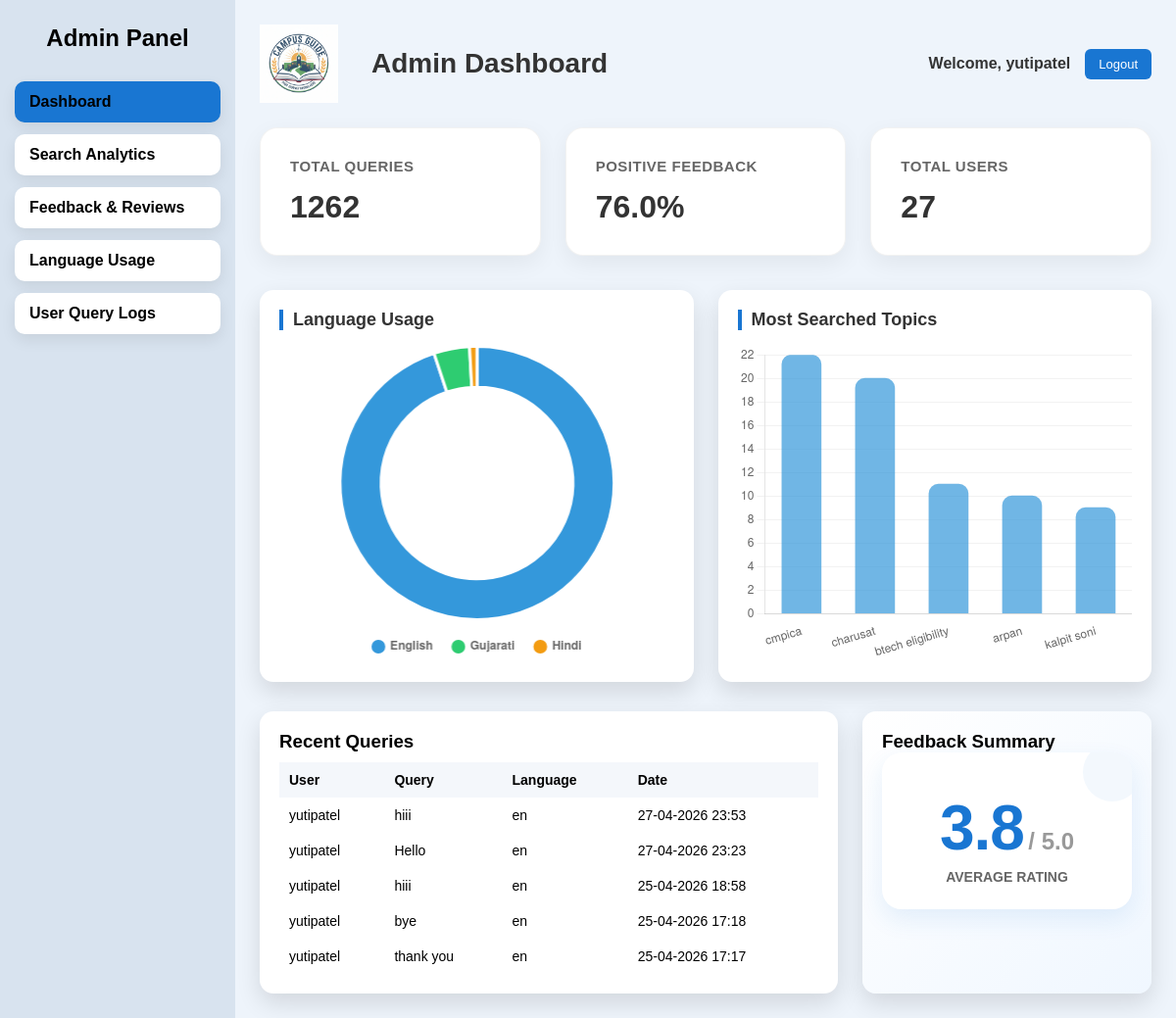
/en/admin-dashboard/ (signed in), run on the app's committed database.
### main_app/models.py (models this page shows, shortened)
class QueryLog(models.Model):
    user = models.ForeignKey(User, on_delete=models.CASCADE, null=True, blank=True, verbose_name=_("User"))
    question = models.TextField(verbose_name=_("Question"))
    response = models.TextField(blank=True, null=True, verbose_name=_("Response"))
    language = models.CharField(max_length=10, verbose_name=_("Language"))
    created_at = models.DateTimeField(auto_now_add=True, verbose_name=_("Created At"))
    class Meta:
        verbose_name = _("Query Log")
        verbose_name_plural = _("Query Logs")

### main_app/views.py (the view)
# urls.py: path('admin-dashboard/', views.admin_dashboard, name='admin_dashboard'),
@login_required
def admin_dashboard(request):
    if not request.user.is_staff:
        return redirect("login")
    total_queries = QueryLog.objects.count()
    total_users = User.objects.count()
    total_feedback = Feedback.objects.count()
    positive_feedback = Feedback.objects.filter(rating__gte=4).count()
    positive_percentage = round((positive_feedback / total_feedback) * 100, 1) if total_feedback > 0 else 0
    avg_rating = Feedback.objects.aggregate(Avg('rating'))['rating__avg'] or 0
    recent_queries = QueryLog.objects.all().order_by('-created_at')[:5]
    lang_data = QueryLog.objects.values('language').annotate(count=Count('id'))
    allowed_langs = {"en": "English", "gu": "Gujarati", "hi": "Hindi"}
    lang_totals = {"en": 0, "gu": 0, "hi": 0}
    for row in lang_data:
        raw_lang = str(row.get("language", "")).strip().lower()
        lang_code = raw_lang.split("-")[0] if raw_lang else ""
        if lang_code in lang_totals:
            lang_totals[lang_code] += int(row.get("count", 0))
    languages = [allowed_langs["en"], allowed_langs["gu"], allowed_langs["hi"]]
    language_counts = [lang_totals["en"], lang_totals["gu"], lang_totals["hi"]]
    keyword_data = (
        QueryLog.objects
        .values('question')
        .annotate(count=Count('id'))
        .order_by('-count')[:5]
    )
    keywords = [x['question'][:20] + "..." if len(x['question']) > 20 else x['question'] for x in keyword_data]
    keyword_counts = [x['count'] for x in keyword_data]
    context = {
        "total_queries": total_queries,
        "total_users": total_users,
        "positive_percentage": positive_percentage,
        "avg_rating": round(avg_rating,1),
        "recent_queries": recent_queries,
        "languages": json.dumps(languages),
        "language_counts": json.dumps(language_counts),
        "keywords": json.dumps(keywords),
        "keyword_counts": json.dumps(keyword_counts)
    }
    return render(request,"main_app/admin_dashboard.html",context)

### main_app/templates/main_app/admin_dashboard.html (shortened to what this page needs)
{% load static %}
{% load i18n %}
<!DOCTYPE html>
<html lang="en">
<head>
<link rel="stylesheet" href="{% static 'css/admin_dashboard.css' %}?v=1.3">
</head>
<body>
<div class="dashboard">
<aside class="sidebar">
<h2>{% trans "Admin Panel" %}</h2>
<ul>
<li class="active"><a href="{% url 'admin_dashboard' %}">{% trans "Dashboard" %}</a></li>
<li><a href="{% url 'search_analytics' %}">{% trans "Search Analytics" %}</a></li>
<li><a href="{% url 'admin_review' %}">{% trans "Feedback & Reviews" %}</a></li>
<li><a href="{% url 'admin_languse' %}">{% trans "Language Usage" %}</a></li>
<li><a href="{% url 'admin_userquery' %}">{% trans "User Query Logs" %}</a></li>
</ul>
</aside>
<main class="main">
<header class="topbar">
<div class="topbar-left">
<img src="{% static 'images/logo.jpg' %}" alt="Campus Guide Logo">
<h1 class="dash-title">{% trans "Admin Dashboard" %}</h1>
</div>
<div class="topbar-right">
<span class="welcome">{% trans "Welcome" %}, {{ request.user.username }}</span>
<a href="{% url 'login' %}" class="top-logout">{% trans "Logout" %}</a>
</div>
</header>
<section class="cards">
<div class="card">
<h3>{% trans "Total Queries" %}</h3>
<p>{{ total_queries }}</p>
</div>
<div class="card">
<h3>{% trans "Positive Feedback" %}</h3>
<p>{{ positive_percentage }}%</p>
</div>
<div class="card">
<h3>{% trans "Total Users" %}</h3>
<p>{{ total_users }}</p>
</div>
</section>
<section class="charts">
<div class="chart-box">
<h3>{% trans "Language Usage" %}</h3>
<div style="flex: 1; position: relative;">
    <canvas id="languageChart" class="spin-chart"></canvas>
</div>
</div>
<div class="chart-box">
<h3>{% trans "Most Searched Topics" %}</h3>
<div style="flex: 1; position: relative;">
    <canvas id="keywordChart" class="bounce-chart"></canvas>
</div>
</div>
</section>
<section class="bottom">
<div class="table-box">
<h3>{% trans "Recent Queries" %}</h3>
<table>
<tr>
<th>{% trans "User" %}</th>
<th>{% trans "Query" %}</th>
<th>{% trans "Language" %}</th>
<th>{% trans "Date" %}</th>
</tr>
{% for query in recent_queries %}
<tr>
<td>{{ query.user.username }}</td>
<td>{{ query.question }}</td>
<td>{{ query.language }}</td>
<td>{{ query.created_at|date:"d-m-Y H:i" }}</td>
</tr>
{% empty %}
<tr>
<td colspan="4">{% trans "No queries yet" %}</td>
</tr>
{% endfor %}
</table>
</div>
<div class="feedback-box" style="background: linear-gradient(135deg, #ffffff 0%, #f0f7ff 100%); border: none;">
<h3>{% trans "Feedback Summary" %}</h3>
<div class="rating-display" style="text-align: center; padding: 25px; background: white; border-radius: 20px; box-shadow: 0 10px 25px rgba(25, 118, 210, 0.1); position: relative; overflow: hidden;">
    <div style="position: absolute; top: -10px; right: -10px; width: 60px; height: 60px; background: rgba(25, 118, 210, 0.05); border-radius: 50%;"></div>
    <div style="margin-top: 15px;">
        <span style="font-size: 64px; font-weight: 900; color: #1976d2; letter-spacing: -1px;">{{ avg_rating }}</span>
        <span style="font-size: 24px; color: #999; font-weight: 600;">/ 5.0</span>
    </div>
    <p style="color: #666; font-size: 14px; font-weight: 600; margin-top: 5px; text-transform: uppercase;">{% trans "Average Rating" %}</p>
</div>
</div>
</section>
</main>
</div>
<script>
/* LANGUAGE DONUT CHART */
const languageLabels = {{ languages|safe }};
const languageCounts = {{ language_counts|safe }};
new Chart(document.getElementById('languageChart'), {
type: 'doughnut',
data: {
labels: languageLabels,
datasets: [{
data: languageCounts,
backgroundColor: [
'#3498db',
'#2ecc71',
'#f39c12',
'#e74c3c',
'#9b59b6'
],
hoverOffset: 30,
borderWidth: 3,
borderColor: '#ffffff'
}]
},
options: {
    responsive: true,
    maintainAspectRatio: false,
    animation: {
        animateRotate: true,
        animateScale: true,
        duration: 3000,
        easing: 'easeOutQuart'
    },
    plugins: {
        legend: {
            position: 'bottom',
            labels: {
                padding: 20,
                usePointStyle: true,
                font: {
                    size: 12,
                    weight: 'bold'
                }
            }
        }
    },
    cutout: '70%'
}
});
/* MOST SEARCHED TOPICS BAR CHART */
const keywordLabels = {{ keywords|safe }};
const keywordCounts = {{ keyword_counts|safe }};
new Chart(document.getElementById('keywordChart'), {
type: 'bar',
data: {
labels: keywordLabels,
datasets: [{
label: 'Search Count',
data: keywordCounts,
backgroundColor: 'rgba(52, 152, 219, 0.7)',
hoverBackgroundColor: '#1976d2',
borderRadius: 10,
borderWidth: 0,
barThickness: 40
}]
},
options:{
    responsive: true,
    maintainAspectRatio: false,
    animation: {
        duration: 2500,
        easing: 'easeInOutBack',
        delay: (context) => context.dataIndex * 200
    },
    scales:{
        y:{
            beginAtZero:true,
            grid: {
                display: true,
                color: 'rgba(0,0,0,0.05)',
                drawBorder: false
            },
            ticks: {
                stepSize: 1
            }
        },
        x: {
            grid: {
                display: false
            }
        }
    },
    plugins: {
        legend: {
            display: false
        },
        tooltip: {
            backgroundColor: '#1976d2',
            padding: 12,
            titleFont: { size: 14 },
            bodyFont: { size: 13 },
            displayColors: false
        }
    }
}
});
/* AUTO REFRESH DASHBOARD */
setInterval(function(){
location.reload();
},60000); // refresh every 60 seconds
</script>
</body>
</html>

### main_app/static/css/admin_dashboard.css (style rules this page uses)
* { margin: 0; padding: 0; box-sizing: border-box; font-family: Arial, sans-serif; }
body { background: #eef4fb; }
.dashboard { display: flex; height: 100vh; }
.sidebar { width: 240px; background: #d8e3ef; color: black; padding: 25px 15px; }
.sidebar h2 { text-align: center; margin-bottom: 30px; }
.sidebar ul { list-style: none; }
.sidebar a { text-decoration: none; color: black; font-weight: bold; }
.sidebar ul li { background: #ffffff; color: #333; border-radius: 10px; padding: 12px 15px; margin-bottom: 12px; box-shadow: 0 6px 15px rgba(0,0,0,0.08); transition: all 0.3s ease; }
.sidebar ul li.active { background: #1976d2; color: #ffffff; font-weight: bold; }
.main { flex: 1; padding: 25px; overflow-y: auto; }
.topbar { display: flex; justify-content: space-between; align-items: center; margin-bottom: 25px; }
.topbar-right { display: flex; align-items: center; gap: 15px; }
.topbar-left { display: flex; align-items: center; gap: 14px; }
.topbar-left img { width: 80px; }
.dash-title { font-size: 28px; font-weight: 600; margin-left: 20px; color: #333; }
.welcome { font-weight: 600; color: #333; }
.top-logout { text-decoration: none; background: #1976d2; color: white; padding: 8px 14px; border-radius: 6px; font-size: 13px; transition: 0.3s; }
.cards { display: grid; grid-template-columns: repeat(3, 1fr); gap: 25px; margin-bottom: 35px; }
.cards .card { background: #ffffff !important; padding: 30px !important; border-radius: 18px !important; box-shadow: 0 8px 24px rgba(0,0,0,0.06) !important; transition: all 0.3s cubic-bezier(0.4, 0, 0.2, 1) !important; cursor: pointer !important; border: 1px solid rgba(0,0,0,0.05) !important; display: flex !important; flex-direction: column !important; justify-content: center !important; position: relative !important; overflow: hidden !important; z-index: 1 !important; }
.cards .card::after { display: none; }
.cards .card h3 { font-size: 15px; color: #666; text-transform: uppercase; letter-spacing: 0.5px; transition: color 0.3s ease; }
.cards .card p { font-size: 32px; font-weight: 800; margin-top: 15px; color: #333; transition: all 0.3s ease; }
.charts { display: grid; grid-template-columns: 1fr 1fr; gap: 25px; margin-bottom: 30px; }
.chart-box { background: white; padding: 20px; border-radius: 14px; box-shadow: 0 10px 25px rgba(0,0,0,0.12); transition: all 0.3s ease; height: 400px; display: flex; flex-direction: column; }
.chart-box h3 { margin-bottom: 15px; font-size: 18px; color: #333; border-left: 4px solid #1976d2; padding-left: 10px; }
.chart-box canvas { flex: 1; }
.bottom { display: grid; grid-template-columns: 2fr 1fr; gap: 25px; }
.table-box, .feedback-box { background: white; padding: 20px; border-radius: 14px; box-shadow: 0 10px 25px rgba(0,0,0,0.12); transition: all 0.3s ease; cursor: pointer; }
table { width: 100%; border-collapse: collapse; margin-top: 10px; }
table th, table td { text-align: left; padding: 10px; font-size: 14px; }
table th { background: #f4f7fb; }
.spin-chart { animation: spinRound 1.5s cubic-bezier(0.175, 0.885, 0.32, 1.275) forwards; }
.bounce-chart { animation: barBounce 3s infinite ease-in-out; }

### main_app/templates/main_app/admin_dashboard.html (style rules this page uses)
.cards .card::after, .chart-box::after, .feedback-box::after { display: none !important; }

### data on the page
QueryLog: user.username "yutipatel", question "hiii", language "en", created_at "27-04-2026 23:53"
QueryLog: user.username "yutipatel", question "Hello", language "en", created_at "27-04-2026 23:23"
QueryLog: user.username "yutipatel", question "hiii", language "en", created_at "25-04-2026 18:58"
QueryLog: user.username "yutipatel", question "bye", language "en", created_at "25-04-2026 17:18"
QueryLog: user.username "yutipatel", question "thank you", language "en", created_at "25-04-2026 17:17"

### other printed values
{{ request.user.username }} "yutipatel"
{{ total_queries }} "1262"
{{ positive_percentage }} "76.0"
{{ total_users }} "27"
{{ avg_rating }} "3.8"
chart data {{ language_counts|safe }} [1194, 53, 11]
chart data {{ keywords|safe }} ["cmpica", "charusat", "btech eligibility", "arpan", "kalpit soni"]
chart data {{ keyword_counts|safe }} [22, 20, 11, 10, 9]
